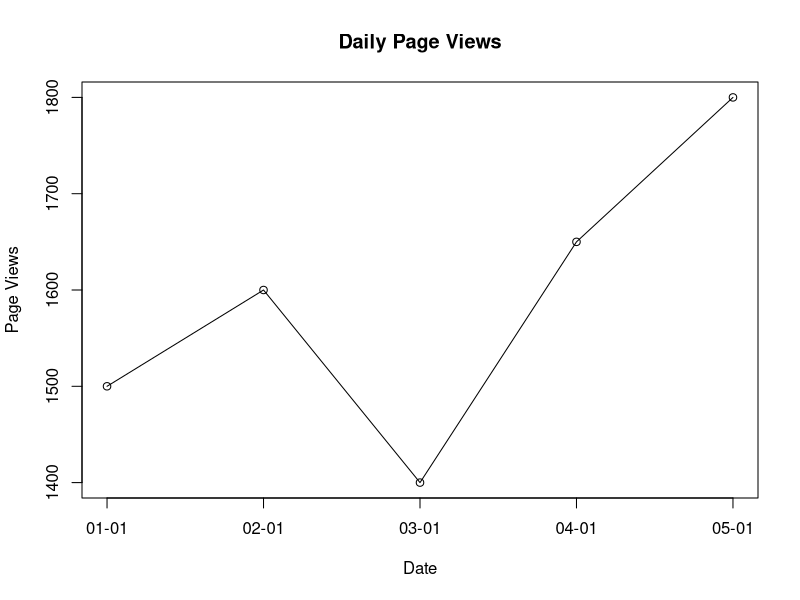

Generate this figure with R:
date <- c("01-01","02-01","03-01","04-01","05-01")
views <- c(1500,1600,1400,1650,1800)

plot(views,
     type="o",
     xaxt="n",
     xlab="Date",
     ylab="Page Views",
     main="Daily Page Views")

axis(1, at=1:5, labels=date)
